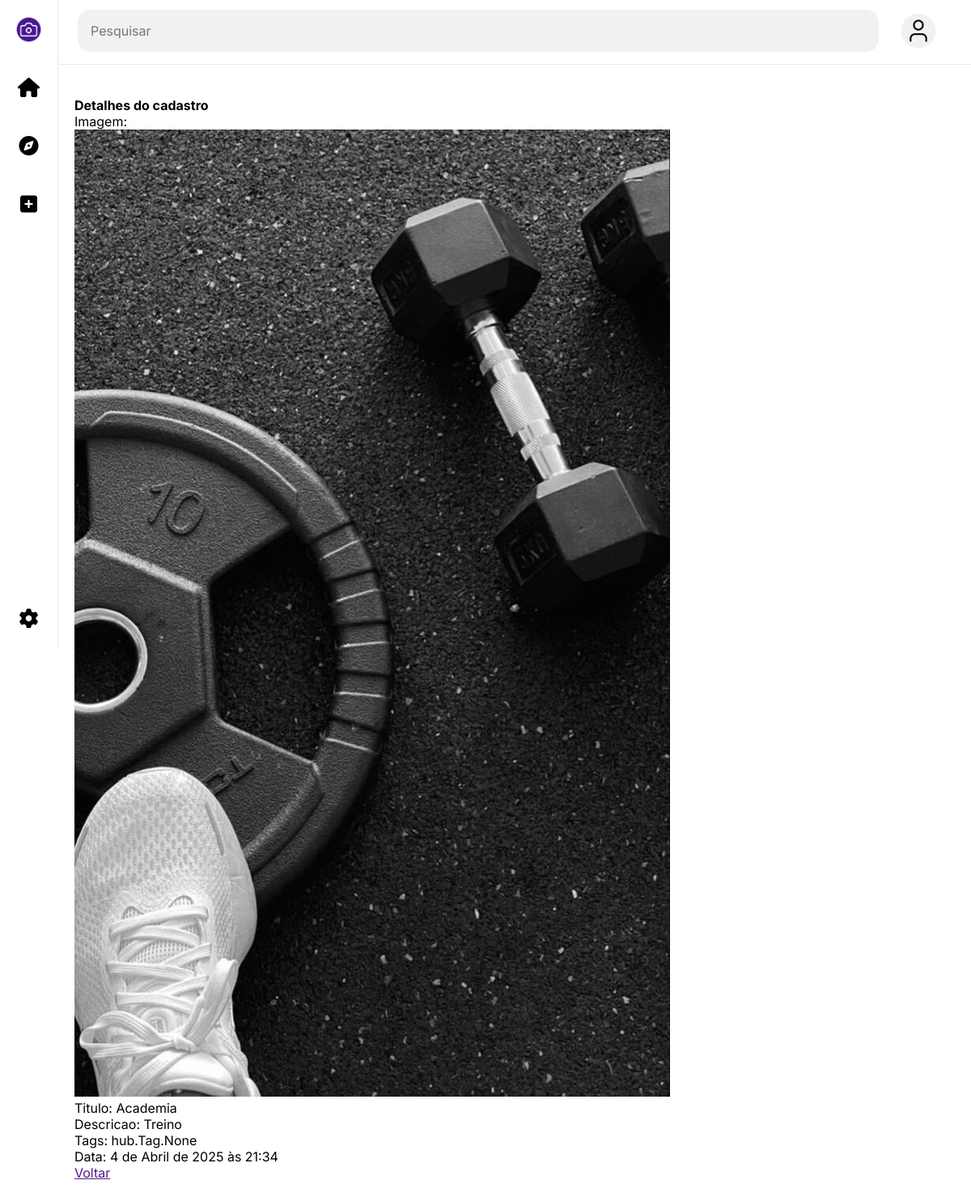
The app's page /hub/detalhe/14/ with its own data.
### hub/models.py (models this page shows, shortened)
class Cliente(models.Model):
    imagem = models.ImageField(upload_to='imagens/', max_length=500, default='0', blank=True)
    titulo = models.CharField(max_length=255)
    descricao = models.TextField(blank=True)
    tags = models.ManyToManyField(Tag)
    data_criacao = models.DateTimeField(default=timezone.now)

### hub/views.py (the view)
# urls.py: path('hub/detalhe/<int:pk>/', views.detalhe, name="detalhe"),
def detalhe(request, pk):
    cliente = Cliente.objects.get(pk=pk)
    return render(request, 'hub/detalhe.html', {'hub': cliente})

### hub/templates/hub/detalhe.html
{% extends 'base.html' %}
{% load widget_tweaks %}
{% block content %}
<div class="contents">
    <h1>Detalhes do cadastro</h1>
    <div class="contents-info">
        <p>Imagem: </p><img src="{{ hub.imagem.url }}" alt="{{ hub.titulo }}">
        <p>Titulo: {{ hub.titulo }}</p>
        <p>Descricao: {{ hub.descricao }}</p>
        <p>Tags: {{ hub.tags }}</p>
        <p>Data: {{ hub.data_criacao }}</p>
        <a href="{{ request.META.HTTP_REFERER }}" class="btn btn-outline-secondary" style="width: 100%">Voltar</a>
    </div>
</div>
{% endblock%}

### records on screen
Cliente: imagem (picture), titulo "Academia", descricao "Treino", tags "hub.Tag.None", data_criacao "4 de Abril de 2025 às 21:34"
